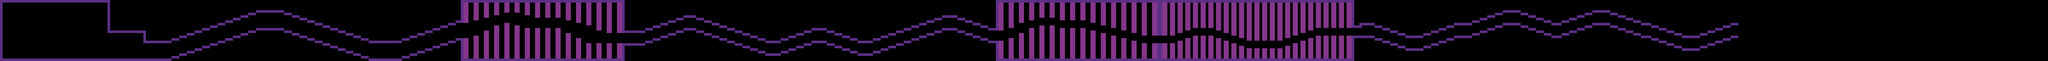

A level layout from a 2D game, rendered from its tile map. Below: a short description, then the map file with tile-grid data replaced by summaries:
An orthogonal 800x24 tile map with 30x30 px tiles, 1 tile layer (Tile Layer 1) and 3 objects (size_change, finish, checkpoint).

<map version="1.0" orientation="orthogonal" renderorder="right-down" width="800" height="24" tilewidth="30" tileheight="30" nextobjectid="4">
 <properties>
  <property name="fixed_camera" value="" />
  <property name="gravity" value="400" />
  <property name="spawn_x" value="8" />
  <property name="spawn_y" value="8" />
  <property name="velocity" value="400" />
 </properties>
 <tileset firstgid="1" name="colors" tilewidth="30" tileheight="30" spacing="5" margin="2" tilecount="841">
  <image source="../../sprites/35_darklights.png" width="1024" height="1024" />
 </tileset>
 <layer name="Tile Layer 1" width="800" height="24">
  <properties>
   <property name="collision" value="" />
  </properties>
  <data>[19200 cells, 3606 non-empty, 2 distinct tile ids]</data>
 </layer>
 <objectgroup name="Object Layer 1">
  <object id="1" type="size_change" x="7320" y="390" width="10" height="120">
   <properties>
    <property name="time" value="1" />
    <property name="value_x" value="-15" />
    <property name="value_y" value="-8" />
   </properties>
  </object>
  <object id="2" type="finish" x="20340" y="300" width="30" height="120" />
  <object id="3" type="checkpoint" x="7230" y="390" width="10" height="120">
   <properties>
    <property name="start_x" value="241" />
    <property name="start_y" value="14" />
    <property name="start_y_velocity" value="0" />
   </properties>
  </object>
 </objectgroup>
</map>
